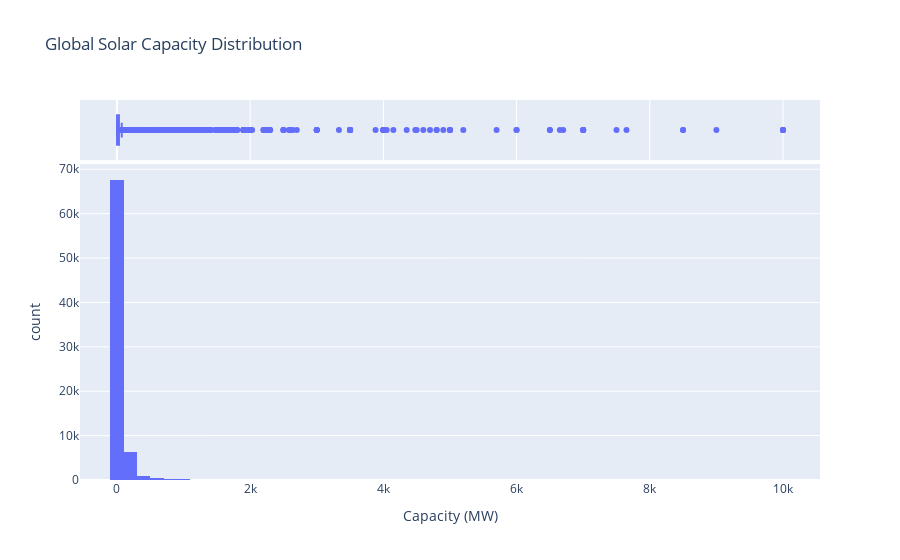

The code cell stored with this chart in its notebook:
### Code cell
# Global capacity distribution
fig = px.histogram(
    df_raw,
    x='capacity_(mw)',
    nbins=50,
    title='Global Solar Capacity Distribution',
    labels={'capacity_(mw)': 'Capacity (MW)'},
    marginal='box'
)
fig.show()

print(f'Total global capacity: {df_raw["capacity_(mw)"].sum():,.0f} MW')
print(f'Average project size: {df_raw["capacity_(mw)"].mean():.1f} MW')
print(f'Median project size: {df_raw["capacity_(mw)"].median():.1f} MW')

### Figure 1 — Plotly figure (JSON) as saved in the notebook; plotly's stock layout.template omitted (floating-point values rounded to 4 significant figures; data arrays with more than 128 entries replaced by an {"elided": "..."} marker saying what was removed)
{"data": [{"alignmentgroup": "True", "bingroup": "x", "hovertemplate": "Capacity (MW)=%{x}<br>count=%{y}<extra></extra>", "legendgroup": "", "marker": {"color": "#636efa", "pattern": {"shape": ""}}, "name": "", "nbinsx": 50, "offsetgroup": "", "orientation": "v", "showlegend": false, "type": "histogram", "x": {"elided": "75671 float values"}, "xaxis": "x", "yaxis": "y"}, {"alignmentgroup": "True", "hovertemplate": "Capacity (MW)=%{x}<extra></extra>", "legendgroup": "", "marker": {"color": "#636efa"}, "name": "", "notched": true, "offsetgroup": "", "showlegend": false, "type": "box", "x": {"elided": "75671 float values"}, "xaxis": "x2", "yaxis": "y2"}], "layout": {"barmode": "relative", "legend": {"tracegroupgap": 0}, "title": {"text": "Global Solar Capacity Distribution"}, "xaxis": {"anchor": "y", "domain": [0, 1], "title": {"text": "Capacity (MW)"}}, "xaxis2": {"anchor": "y2", "domain": [0, 1], "matches": "x", "showgrid": true, "showticklabels": false}, "yaxis": {"anchor": "x", "domain": [0, 0.8316], "title": {"text": "count"}}, "yaxis2": {"anchor": "x2", "domain": [0.8416, 1], "matches": "y2", "showgrid": false, "showline": false, "showticklabels": false, "ticks": ""}}}
